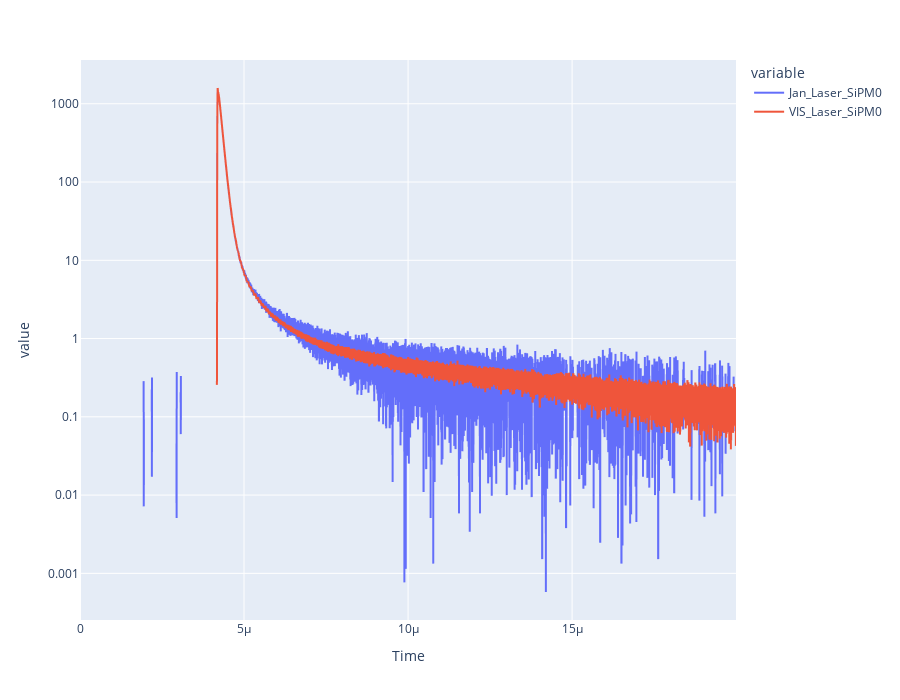

Here is the notebook cell this chart was saved with:
### Code cell
fig = px.line(df, x="Time", y=["Jan_Laser_SiPM0", "VIS_Laser_SiPM0"], log_y = True,height=700, width = 900)
fig.show()

### Figure 1 — Plotly figure (JSON) as saved in the notebook; plotly's stock layout.template omitted (floating-point values rounded to 4 significant figures; data arrays with more than 128 entries replaced by an {"elided": "..."} marker saying what was removed)
{"data": [{"hovertemplate": "variable=Jan_Laser_SiPM0<br>Time=%{x}<br>value=%{y}<extra></extra>", "legendgroup": "Jan_Laser_SiPM0", "line": {"color": "#636efa", "dash": "solid"}, "marker": {"symbol": "circle"}, "mode": "lines", "name": "Jan_Laser_SiPM0", "showlegend": true, "type": "scattergl", "x": {"elided": "5000 float values"}, "xaxis": "x", "y": {"elided": "5000 float values"}, "yaxis": "y"}, {"hovertemplate": "variable=VIS_Laser_SiPM0<br>Time=%{x}<br>value=%{y}<extra></extra>", "legendgroup": "VIS_Laser_SiPM0", "line": {"color": "#EF553B", "dash": "solid"}, "marker": {"symbol": "circle"}, "mode": "lines", "name": "VIS_Laser_SiPM0", "showlegend": true, "type": "scattergl", "x": {"elided": "5000 float values"}, "xaxis": "x", "y": {"elided": "5000 float values"}, "yaxis": "y"}], "layout": {"height": 700, "legend": {"title": {"text": "variable"}, "tracegroupgap": 0}, "margin": {"t": 60}, "width": 900, "xaxis": {"anchor": "y", "domain": [0, 1], "title": {"text": "Time"}}, "yaxis": {"anchor": "x", "domain": [0, 1], "title": {"text": "value"}, "type": "log"}}}
